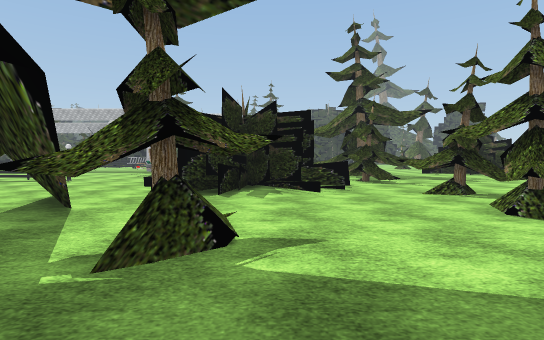
View 1 (above)

24 first-person views from a walk through a scene from a Unity 3-D project. The camera is 1.3 m above the floor, tilts 2° down and sees 80° across. The floor is counted in squares, 2 m on a side. Each view is taken from the middle of a square. On the plan, view 1 faces up. The plan holds only what a view shows up to about 10 squares ahead; the rest is blank. The place goes on beyond the plan. The player is left out. Some surface patterns are stand-ins.

View 2
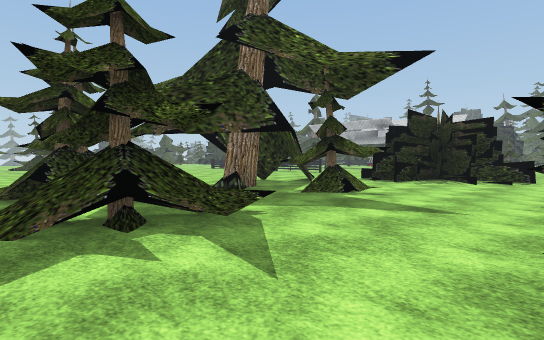

View 3
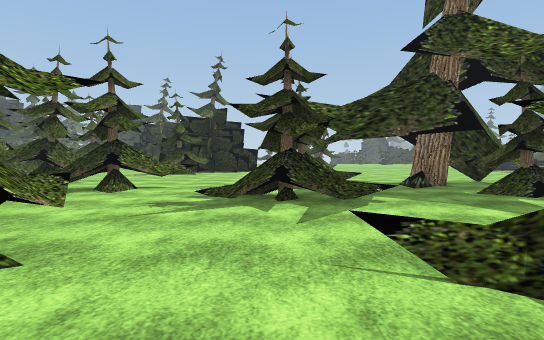

View 4
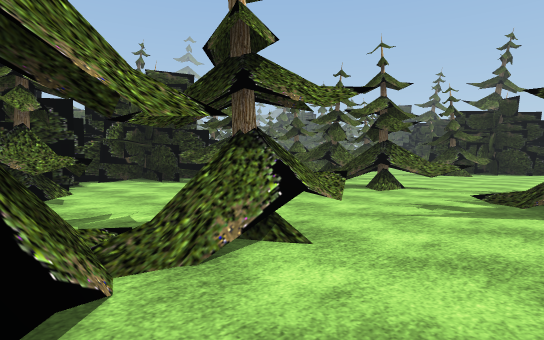

View 5
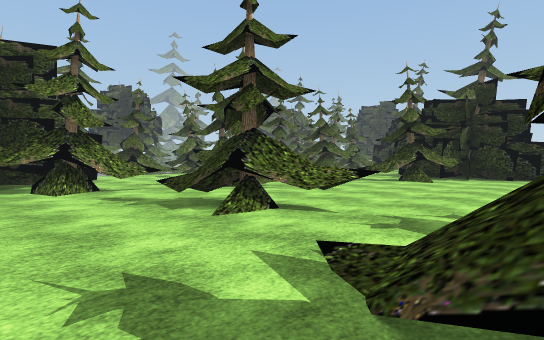

View 6
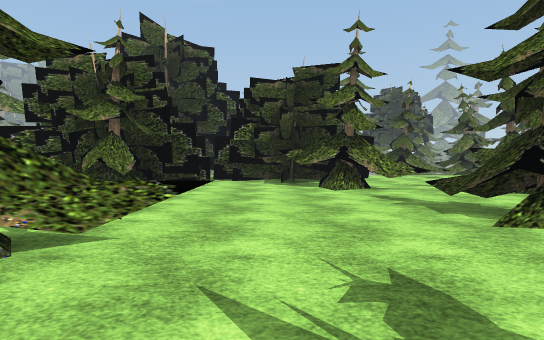

View 7
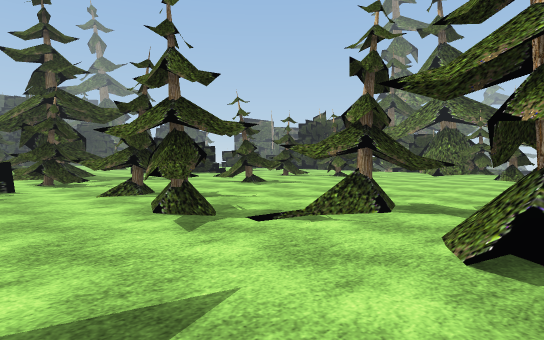

View 8
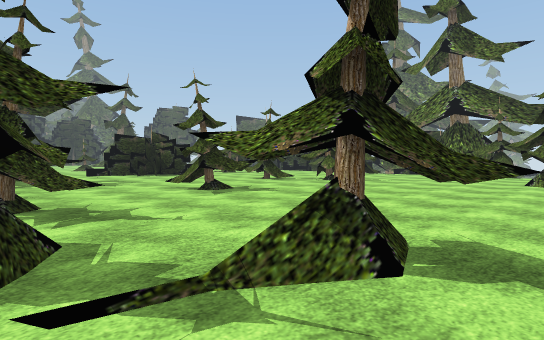

View 9
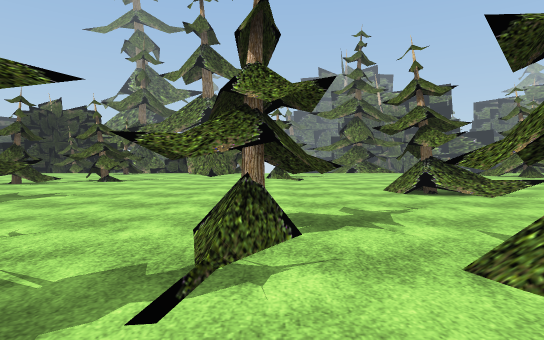

View 10
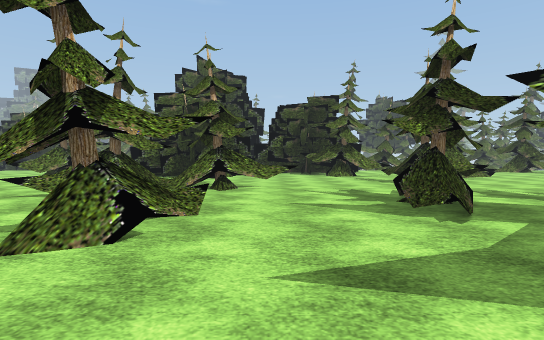

View 11
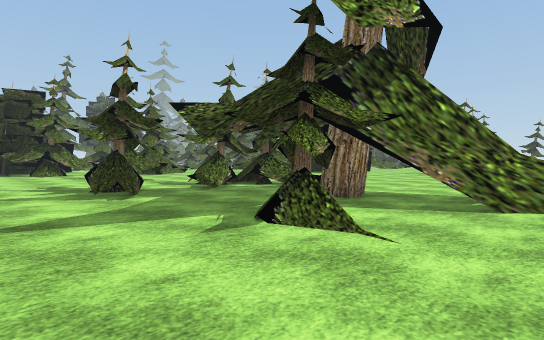

View 12
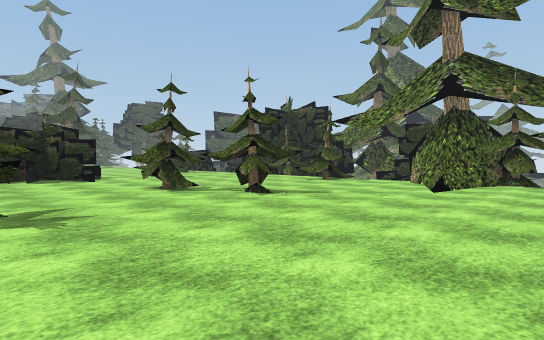

View 13
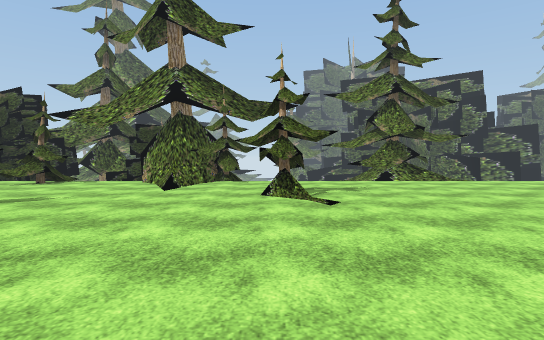

View 14
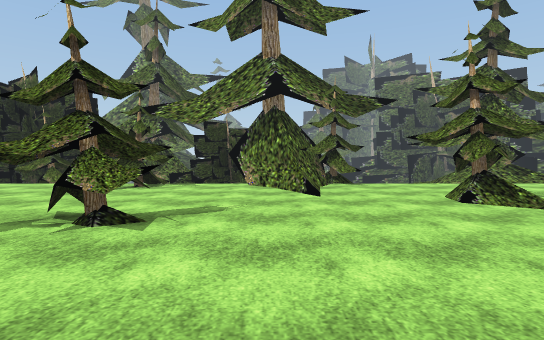

View 15
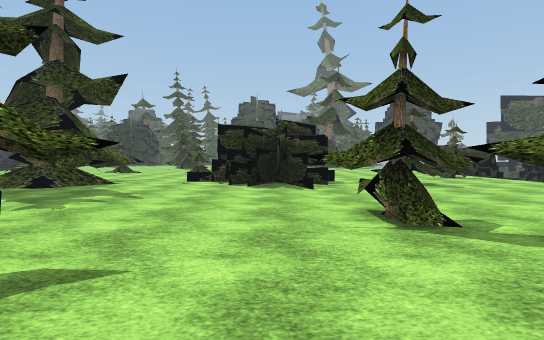

View 16
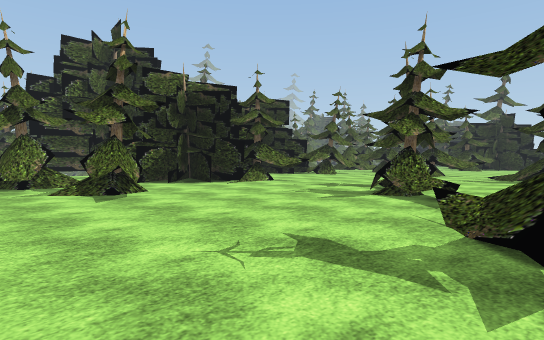

View 17
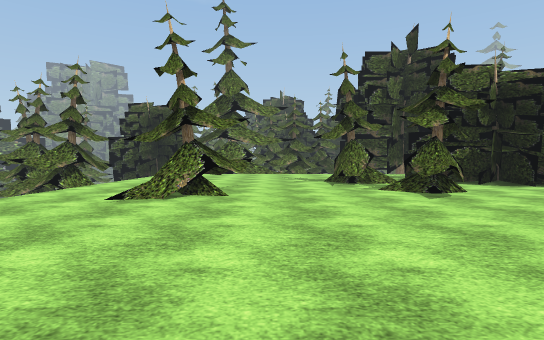

View 18
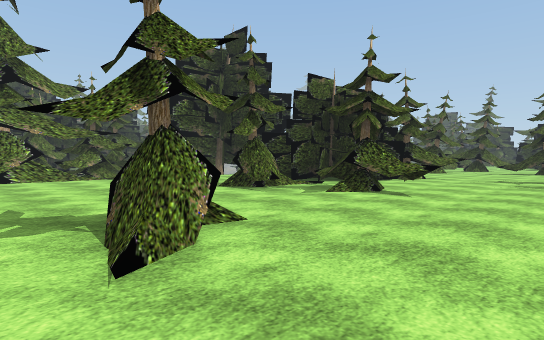

View 19
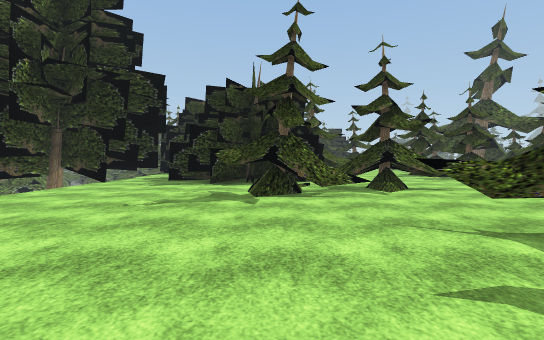

View 20
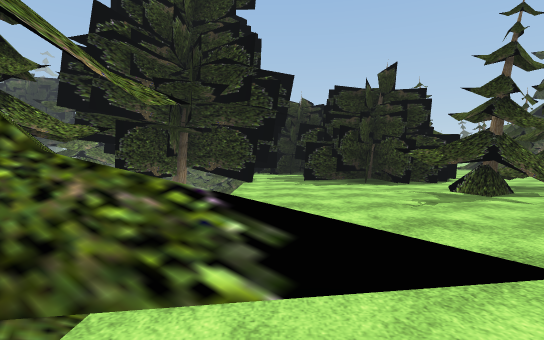

View 21
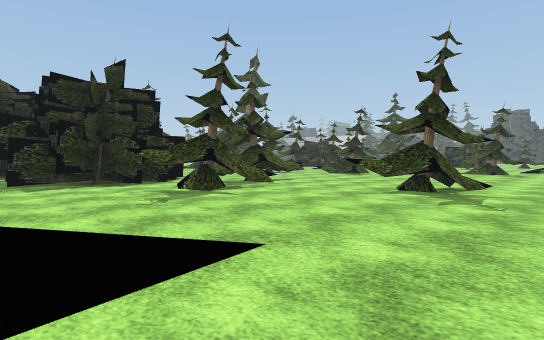

View 22
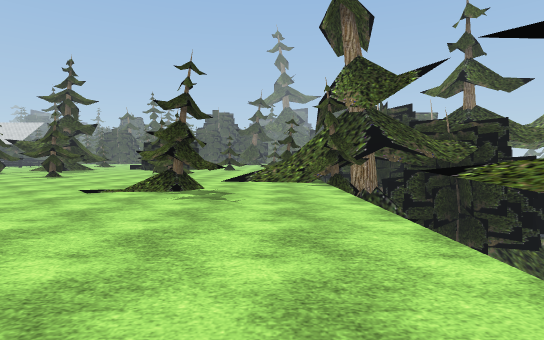

View 23
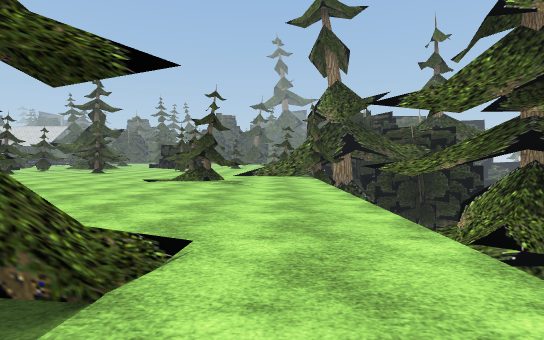

View 24
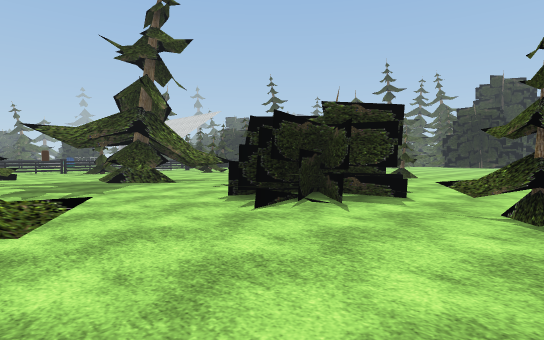

### Floor plan
Key: @ floor where view 1 was taken; # wall or solid block; x gap in a wall; . floor; / step, stairs or slope; = window, fence, low wall or low ledge; ^ raised ledge; v drop or lower ground; O other object.
Columns run from 12 left of view 1 to 18 right of it. Each row starts with its distance up from view 1.
 15                  #. # #.. ...
 14               ###...###......
 13                ##...###.=#...
 12               ..###..........xv
 11              ................^#
 10     .....    .=#.............
  9     OOO..    ###......##....#
  8      ..... ####............##
  7       ....###......#...##....
  6          ..#...##..#...^.....##
  5         //.................=###
  4        .###....##...........###
  3       ..#####..##...........##
  2     .....#.#.....#.......##..
  1     .... .......#............
  0         #...@..##............
 -1         #.=.#..=....##.......v^
 -2    ...  ##x##......=......... #
 -3 # ...............#/.......... #
 -4 ##=.......=...####...........v
 -5  ##.......#..................vv
 -6   ###.....#..........#..../..
 -7     =...=.. ....#....#...##..
 -8        .#.......##...#...#...
 -9         #.###...####=##...... v
-10          ..###.#####.##...... #
-11          ..#########.#....... #
-12          .##     ###.........
-13                  #=..........
-14                  ##........=.
-15                   ##vvv===##

Positions as (right, up) in squares from view 1, and headings:
1: (0, 0), facing up
2: (3, -3), facing up-left
3: (5, -2), facing left
4: (5, -2), facing down-left
5: (1, -2), facing down-left
6: (1, -2), facing down
7: (1, 0), facing up-right
8: (3, 1), facing up-right
9: (2, 2), facing right
10: (2, 3), facing down
11: (2, 5), facing down-left
12: (7, 2), facing up-right
13: (7, 2), facing right
14: (8, 5), facing right
15: (9, 5), facing up
16: (11, -1), facing down-left
17: (12, -1), facing down
18: (15, -4), facing down-left
19: (16, -10), facing left
20: (16, -14), facing left
21: (16, -14), facing up-left
22: (15, -5), facing up
23: (15, -8), facing up
24: (13, 9), facing up-left
